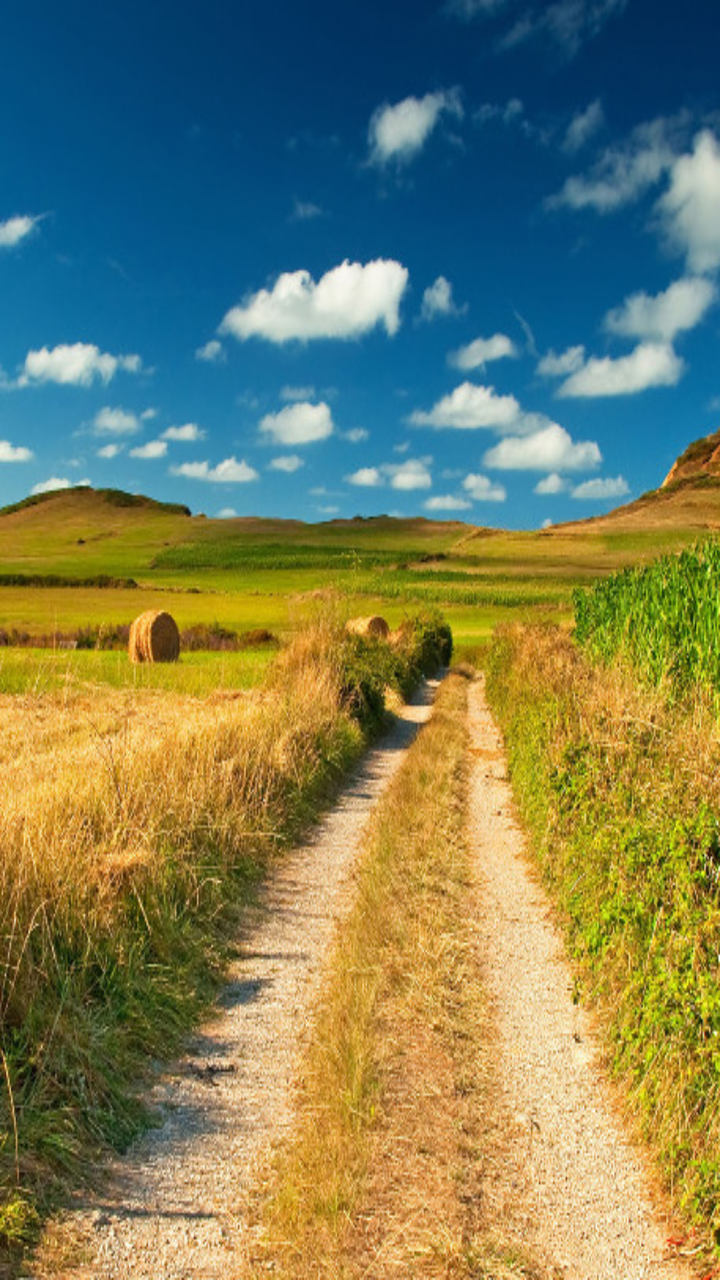
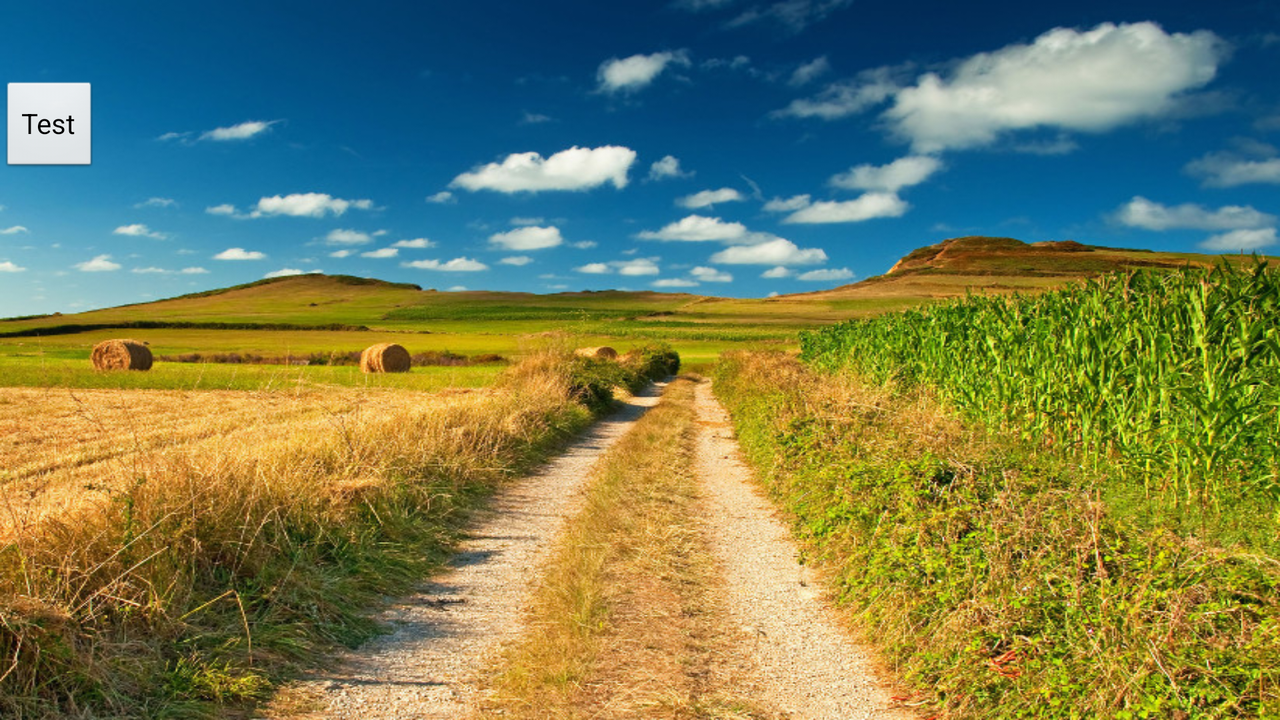

Compare how this app lays out the same screen by default and in its alternative resource folder. The renders come first, then the two layout files and the values they reference.
<!-- AndroidManifest.xml: activity theme android:Theme.Translucent.NoTitleBar -->
<!-- res/layout/login.xml -->
<?xml version="1.0" encoding="utf-8"?>
<LinearLayout xmlns:android="http://schemas.android.com/apk/res/android"
              android:layout_width="fill_parent"
              android:layout_height="fill_parent"
              android:background="@drawable/road_login_v"
              android:paddingTop="?android:attr/actionBarSize">


    <FrameLayout xmlns:android="http://schemas.android.com/apk/res/android"
                 android:id="@+id/login_fragment_container"
                 android:layout_width="match_parent"
                 android:layout_height="match_parent" />
</LinearLayout>
<!-- resources referenced by this layout -->
<resources>
  <!-- drawable road_login_v: jpg bitmap (drawable, 135705 bytes) -->
</resources>
<!-- res/layout-land/login.xml (the repository's variant of the layout above) -->
<!-- drawn on the phone turned sideways -->
<?xml version="1.0" encoding="utf-8"?>
<LinearLayout xmlns:android="http://schemas.android.com/apk/res/android"
              android:layout_width="fill_parent"
              android:layout_height="fill_parent"
              android:background="@drawable/road_login_h"
              android:paddingTop="?android:attr/actionBarSize">

    <Button android:layout_height="wrap_content"
            android:layout_width="wrap_content"
            android:text="Test"
            android:onClick="selfDestruct"/>
</LinearLayout>
<!-- resources referenced by the variant -->
<!-- as the phone turned sideways resolves them -->
<resources>
  <!-- drawable road_login_h: jpg bitmap (drawable, 260656 bytes) -->
</resources>
